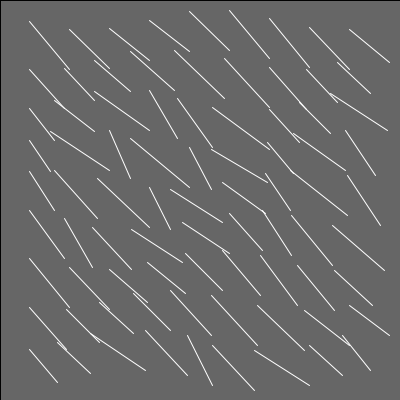
Frame 1 (no input)
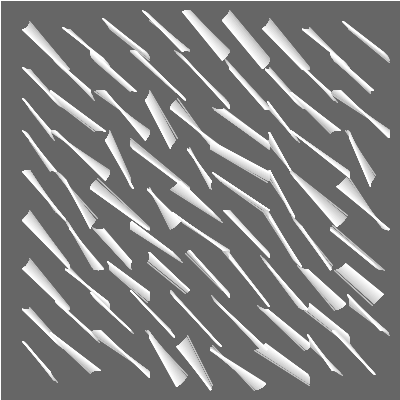
Frame 60 (the mouse pressed at the canvas centre just before this capture)
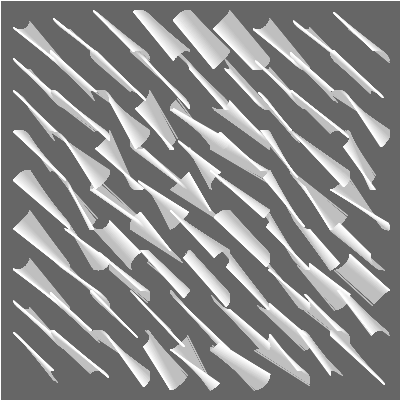
Frame 120 (the mouse held since frame 60 and released just before this capture)

The Processing sketch that drew these frames (run headless with seeded random() and noise(); from frame 60 on, the mouse is pressed at the canvas centre):

// Processing sketch: processing_104492
// ── processing_104492.pde

int rows = 10, cols = 10;

void setup() {
    size(400, 400);
    background(0x66);
}

void draw() {
    float t = millis() * 1e-3;
    
    float[] posX = new float[rows * cols];
    float[] posY = new float[rows * cols];
    
    for (int i = 0; i < rows; i++) {
        for (int j = 0; j < cols; j++) {
            int k = i * cols + j;
            posX[k] = j * 40 + 20 + 10 * cos(t + i * j);
            posY[k] = i * 40 + 20 + 10 * sin(t + i + j);
        }
    }

    //background(0xee);
    fill(0x66, 0x02);
    rect(0, 0, width, height);
    stroke(0xff);
    for (int i = 0; i < rows - 1; i++) {
        for (int j = 0; j < cols - 1; j++) {
            int k = i * cols + j;
            line(posX[k], posY[k], posX[k + 1], posY[k + cols]);
        }
    }
}
